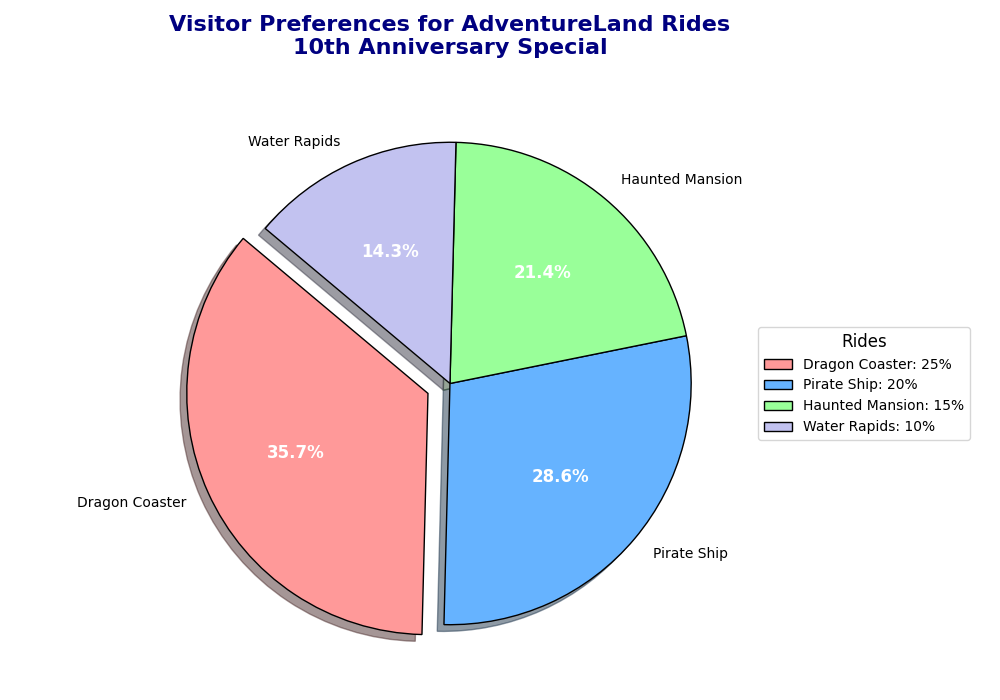

Source code (Python):
import matplotlib.pyplot as plt

# Data for the pie chart with one data group removed
ride_names = ['Dragon Coaster', 'Pirate Ship', 'Haunted Mansion', 'Water Rapids']
visitor_percentage = [25, 20, 15, 10]
colors = ['#ff9999','#66b3ff','#99ff99','#c2c2f0']

# Setup the figure
fig, ax = plt.subplots(figsize=(10, 7))

# Create the pie chart
wedges, texts, autotexts = ax.pie(
    visitor_percentage,
    labels=ride_names,
    autopct='%1.1f%%',
    startangle=140,
    colors=colors,
    wedgeprops=dict(edgecolor='black'),
    explode=(0.1, 0, 0, 0),
    shadow=True
)

# Improve text/annotation appearance
plt.setp(autotexts, size=12, weight="bold", color="white")
plt.setp(texts, size=10)

# Set main title and sub-title
plt.title('Visitor Preferences for AdventureLand Rides\n10th Anniversary Special', fontsize=16, fontweight='bold', color='navy', pad=20)

# Add a legend
ax.legend(
    wedges, 
    [f"{ride}: {percentage}%" for ride, percentage in zip(ride_names, visitor_percentage)], 
    title="Rides", 
    loc="center left", 
    bbox_to_anchor=(1, 0, 0.5, 1),
    fontsize=10,
    title_fontsize=12
)

# Equal aspect ratio ensures that pie is drawn as a circle
ax.set_aspect('equal')

# Adjust layout
plt.tight_layout()

# Display the chart
plt.show()
